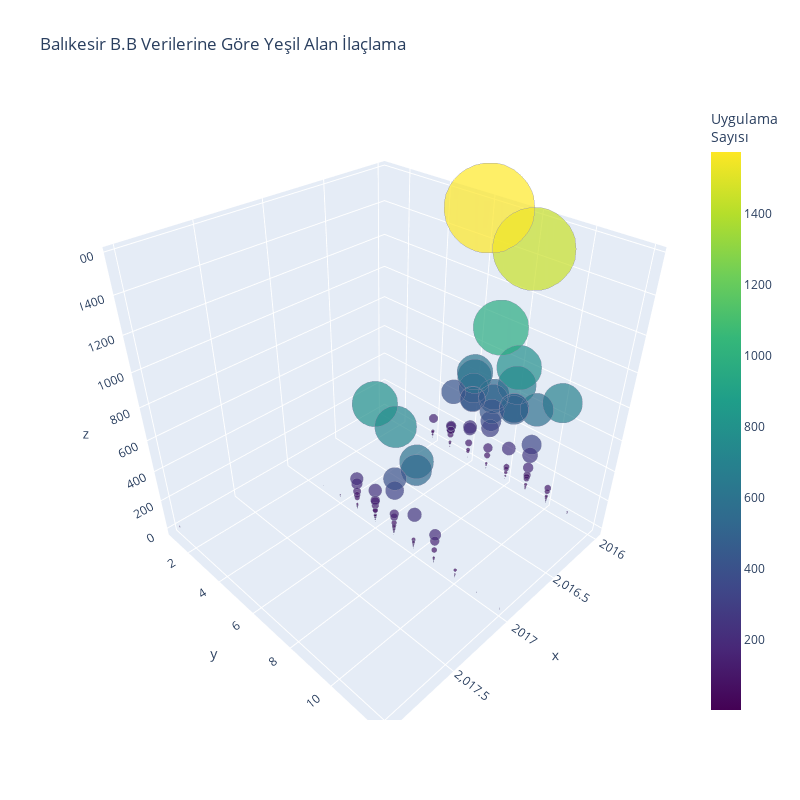

The code cell stored with this chart in its notebook:
### Code cell
import plotly.graph_objects as go

fig = go.Figure(data=go.Scatter3d(
    x=data['Yıl'],
    y=data['Ay'],
    z=data['Uygulama Sayısı'],
    text=data['İlçe Adı'],
    mode='markers',
    marker=dict(
        sizemode='diameter',
        sizeref=25,
        size=data['Uygulama Sayısı'],
        color = data['Uygulama Sayısı'],
        colorscale = 'Viridis',
        colorbar_title = 'Uygulama<br>Sayısı',
        line_color='rgb(140, 140, 170)'
    )
))


fig.update_layout(height=800, width=800,
                  title='Balıkesir B.B Verilerine Göre Yeşil Alan İlaçlama')

fig.show()

### Figure 1 — Plotly figure (JSON) as saved in the notebook; plotly's stock layout.template omitted (floating-point values rounded to 4 significant figures; data arrays with more than 128 entries replaced by an {"elided": "..."} marker saying what was removed)
{"data": [{"marker": {"color": {"elided": "212 int values"}, "colorbar": {"title": {"text": "Uygulama<br>Sayısı"}}, "colorscale": [[0, "#440154"], [0.1111, "#482878"], [0.2222, "#3e4989"], [0.3333, "#31688e"], [0.4444, "#26828e"], [0.5556, "#1f9e89"], [0.6667, "#35b779"], [0.7778, "#6ece58"], [0.8889, "#b5de2b"], [1, "#fde725"]], "line": {"color": "rgb(140, 140, 170)"}, "size": {"elided": "212 int values"}, "sizemode": "diameter", "sizeref": 25}, "mode": "markers", "text": {"elided": "212 str values"}, "type": "scatter3d", "x": {"elided": "212 int values"}, "y": {"elided": "212 int values"}, "z": {"elided": "212 int values"}}], "layout": {"height": 800, "title": {"text": "Balıkesir B.B Verilerine Göre Yeşil Alan İlaçlama"}, "width": 800}}
